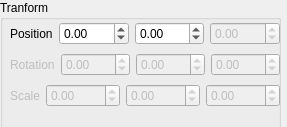
<?xml version="1.0" encoding="UTF-8"?>
<ui version="4.0">
 <class>GTransformWidget</class>
 <widget class="QWidget" name="GTransformWidget">
  <property name="geometry">
   <rect>
    <x>0</x>
    <y>0</y>
    <width>287</width>
    <height>127</height>
   </rect>
  </property>
  <property name="windowTitle">
   <string>Form</string>
  </property>
  <widget class="QGroupBox" name="groupBox">
   <property name="geometry">
    <rect>
     <x>0</x>
     <y>0</y>
     <width>281</width>
     <height>141</height>
    </rect>
   </property>
   <property name="minimumSize">
    <size>
     <width>281</width>
     <height>141</height>
    </size>
   </property>
   <property name="title">
    <string>Tranform</string>
   </property>
   <widget class="QWidget" name="layoutWidget">
    <property name="geometry">
     <rect>
      <x>10</x>
      <y>20</y>
      <width>270</width>
      <height>91</height>
     </rect>
    </property>
    <layout class="QVBoxLayout" name="verticalLayout">
     <item>
      <layout class="QHBoxLayout" name="horizontalLayout">
       <item>
        <widget class="QLabel" name="label">
         <property name="text">
          <string>Position</string>
         </property>
        </widget>
       </item>
       <item>
        <widget class="QDoubleSpinBox" name="pos_x">
         <property name="minimum">
          <double>-9999.000000000000000</double>
         </property>
         <property name="maximum">
          <double>9999.000000000000000</double>
         </property>
        </widget>
       </item>
       <item>
        <widget class="QDoubleSpinBox" name="pos_y">
         <property name="minimum">
          <double>-9999.000000000000000</double>
         </property>
         <property name="maximum">
          <double>9999.000000000000000</double>
         </property>
        </widget>
       </item>
       <item>
        <widget class="QDoubleSpinBox" name="pos_z">
         <property name="enabled">
          <bool>false</bool>
         </property>
         <property name="minimum">
          <double>-9999.000000000000000</double>
         </property>
         <property name="maximum">
          <double>9999.000000000000000</double>
         </property>
        </widget>
       </item>
      </layout>
     </item>
     <item>
      <layout class="QHBoxLayout" name="horizontalLayout_2">
       <item>
        <widget class="QLabel" name="label_2">
         <property name="enabled">
          <bool>false</bool>
         </property>
         <property name="text">
          <string>Rotation</string>
         </property>
        </widget>
       </item>
       <item>
        <widget class="QDoubleSpinBox" name="rot_x">
         <property name="enabled">
          <bool>false</bool>
         </property>
         <property name="minimum">
          <double>-9999.000000000000000</double>
         </property>
         <property name="maximum">
          <double>9999.000000000000000</double>
         </property>
        </widget>
       </item>
       <item>
        <widget class="QDoubleSpinBox" name="rot_y">
         <property name="enabled">
          <bool>false</bool>
         </property>
         <property name="minimum">
          <double>-9999.000000000000000</double>
         </property>
         <property name="maximum">
          <double>9999.000000000000000</double>
         </property>
        </widget>
       </item>
       <item>
        <widget class="QDoubleSpinBox" name="rot_z">
         <property name="enabled">
          <bool>false</bool>
         </property>
         <property name="minimum">
          <double>-9999.000000000000000</double>
         </property>
         <property name="maximum">
          <double>9999.000000000000000</double>
         </property>
        </widget>
       </item>
      </layout>
     </item>
     <item>
      <layout class="QHBoxLayout" name="horizontalLayout_3">
       <item>
        <widget class="QLabel" name="label_3">
         <property name="enabled">
          <bool>false</bool>
         </property>
         <property name="text">
          <string>Scale</string>
         </property>
        </widget>
       </item>
       <item>
        <widget class="QDoubleSpinBox" name="scale_x">
         <property name="enabled">
          <bool>false</bool>
         </property>
         <property name="minimum">
          <double>-9999.000000000000000</double>
         </property>
         <property name="maximum">
          <double>9999.000000000000000</double>
         </property>
        </widget>
       </item>
       <item>
        <widget class="QDoubleSpinBox" name="scale_y">
         <property name="enabled">
          <bool>false</bool>
         </property>
         <property name="minimum">
          <double>-9999.000000000000000</double>
         </property>
         <property name="maximum">
          <double>9999.000000000000000</double>
         </property>
        </widget>
       </item>
       <item>
        <widget class="QDoubleSpinBox" name="scale_z">
         <property name="enabled">
          <bool>false</bool>
         </property>
         <property name="minimum">
          <double>-9999.000000000000000</double>
         </property>
         <property name="maximum">
          <double>9999.000000000000000</double>
         </property>
        </widget>
       </item>
      </layout>
     </item>
    </layout>
   </widget>
  </widget>
 </widget>
 <resources/>
 <connections/>
</ui>
